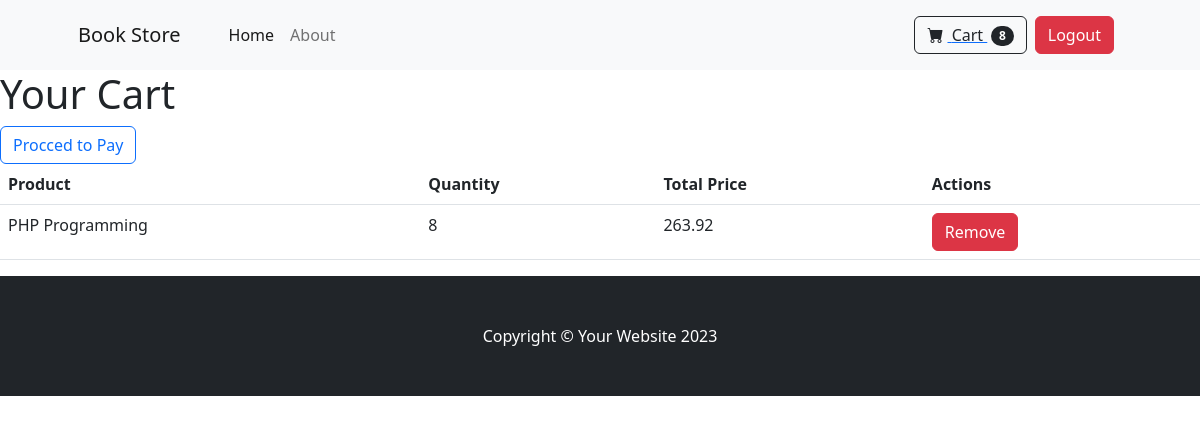
The app's page /cart-list/ (signed in), older data.
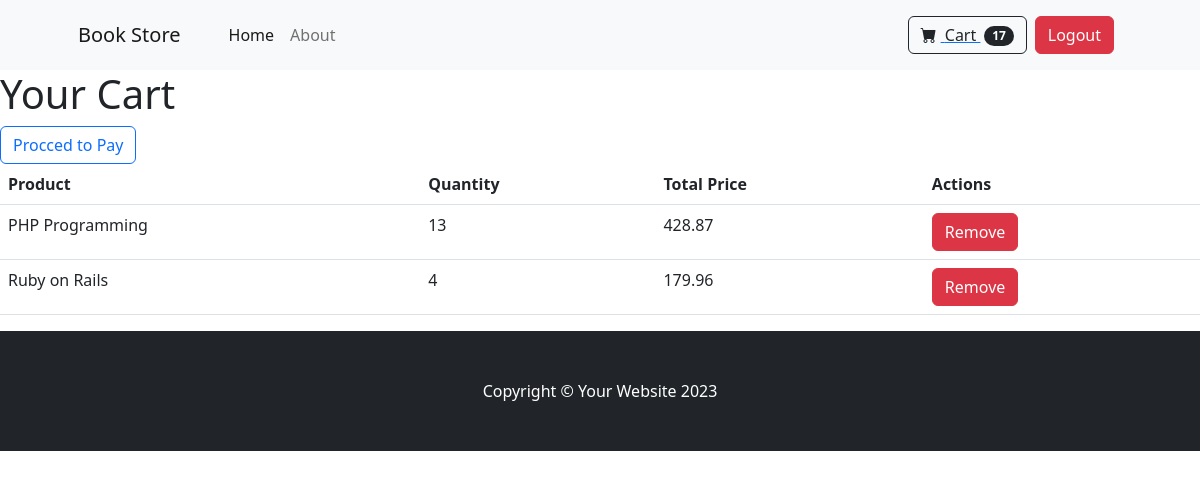
The same page, newer data.
### ecommerce_app/models.py (models this page shows, shortened)
class CartItem(models.Model):
    product = models.ForeignKey(Product, on_delete=models.CASCADE)
    customer = models.ForeignKey(Customer, on_delete=models.CASCADE)
    quantity = models.IntegerField(default=1)
    date_added = models.DateTimeField(auto_now_add=True)
    objects = CartItemManager()
    def total_price(self):
        return self.quantity * (
            self.product.discounted_price()
            if self.product.discount
            else self.product.price
        )

class Product(models.Model):
    name = models.CharField(max_length=100)
    discount = models.IntegerField(default=0)
    price = models.DecimalField(default=0, decimal_places=2, max_digits=7)
    category = models.ForeignKey(Category, on_delete=models.CASCADE, default=1)
    description = models.TextField(blank=True, null=True)
    image = models.ImageField(upload_to="uploads/product/")
    is_sale = models.BooleanField(default=False)
    sale_price = models.DecimalField(default=0, decimal_places=2, max_digits=7)

### ecommerce_app/views.py (the view)
# urls.py: path("cart-list/", views.cart_list, name="cart_list"),
def cart_list(request):
    carts = []
    data = {}
    print(request.user)
    if hasattr(request.user, "customer"):
        total_cart_items = 0
        carts = CartItem.objects.filter(customer=request.user.customer)
        for cart in carts:
            total_cart_items += cart.quantity
        data.update({"total_cart_items": total_cart_items})
        print(request.user.customer)
    print(data)
    return render(request, "cart.html", {"carts": carts})

### ecommerce_app/ecom_data.py (called while the page is built)
def ecom_data(request):
    data = {}
    print(request.user)
    if hasattr(request.user, "customer"):
        total_cart_items = 0
        carts = CartItem.objects.filter(customer=request.user.customer)
        for cart in carts:
            total_cart_items += cart.quantity
        data.update({"total_cart_items": total_cart_items})
        print(request.user.customer)
    print(data)
    return data

### ecommerce_app/models.py (called while the page is built)
    def __str__(self):
        return f"{self.user.first_name} {self.user.last_name}"

### ecommerce_app/templates/cart.html (shortened to what this page needs)
{% extends 'base.html' %}
{% block content %}
    <h1>Your Cart</h1>
    <a class="btn btn-outline-primary" href="{% url 'payment' %}">
          Procced to Pay
    </a>
    <table class="table">
        <thead>
            <tr>
                <th>Product</th>
                <th>Quantity</th>
                <th>Total Price</th>
                <th>Actions</th>
            </tr>
        </thead>
        <tbody>
            {% for item in carts %}
                <tr>
                    <td>{{ item.product.name }}</td>
                    <td>{{ item.quantity }}</td>
                    <td>{{ item.total_price }}</td>
                    <td>
                        <a href="{% url 'remove_from_cart' item.id %}" class="btn btn-danger">Remove</a>
                    </td>
                </tr>
            {% endfor %}
        </tbody>
    </table>
{% endblock %}

### ecommerce_app/templates/base.html (shortened to what this page needs)
{% load static %}
<!DOCTYPE html>
<html lang="en">
    <head>
        <link href="https://cdn.jsdelivr.net/npm/bootstrap-icons@1.5.0/font/bootstrap-icons.css"
              rel="stylesheet" />
        <link href="{% static 'css/styles.css' %}" rel="stylesheet" />
    </head>
    <body>
        {% include "nav.html" %}
        {% block content %}
        {% endblock content %}
        {% include "footer.html" %}
    </body>
</html>

### ecommerce_app/templates/nav.html (shortened to what this page needs)
<nav class="navbar navbar-expand-lg navbar-light bg-light">
    <div class="container px-4 px-lg-5">
        <a class="navbar-brand" href="/">Book Store</a>
        <div class="collapse navbar-collapse" id="navbarSupportedContent">
            <ul class="navbar-nav me-auto mb-2 mb-lg-0 ms-lg-4">
                <li class="nav-item">
                    <a class="nav-link active" aria-current="page" href="/">Home</a>
                </li>
                <li class="nav-item">
                    <a class="nav-link" href="/">About</a>
                </li>
            </ul>
            {% if request.user.is_authenticated %}
                <a class="d-flex" href="{% url 'cart_list' %}">
                    <button class="btn btn-outline-dark" type="submit">
                        <i class="bi-cart-fill me-1"></i>
                        Cart
                        <span class="badge bg-dark text-white ms-1 rounded-pill">{{ total_cart_items }}</span>
                    </button>
                </a>
                <form action="{% url 'logout' %}" method="post" class="m-2">
                    <button type="submit" class="btn btn-danger">Logout</button>
                </form>
            {% else %}
                <a href="{% url 'login' %}" class="btn btn-primary m-2">Login</a>
                <a href="{% url 'register_customer' %}"class="btn btn-success m-2">Register</a>
            {% endif %}
        </div>
    </div>
</nav>

### ecommerce_app/templates/footer.html
<footer class="py-5 bg-dark">
    <div class="container">
        <p class="m-0 text-center text-white">Copyright &copy; Your Website 2023</p>
    </div>
</footer>

Row changes from the older to the newer data that the page shows:
changed CartItem "PHP Programming": quantity "8" → "13"; total_price "263.92" → "428.87"
added CartItem: product.name "Ruby on Rails", quantity "4", total_price "179.96"
Text that changed along with them:
{{ total_cart_items }}: "8" → "17"
